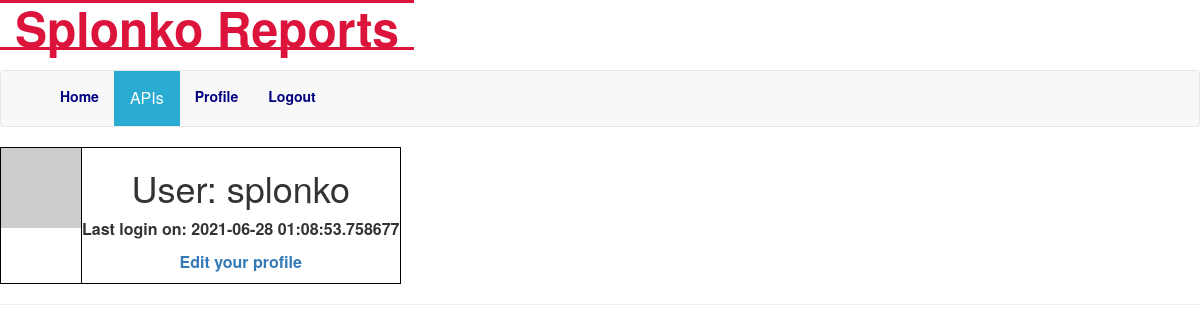
/user/splonko (signed in), run on an earlier commit of the app's database.
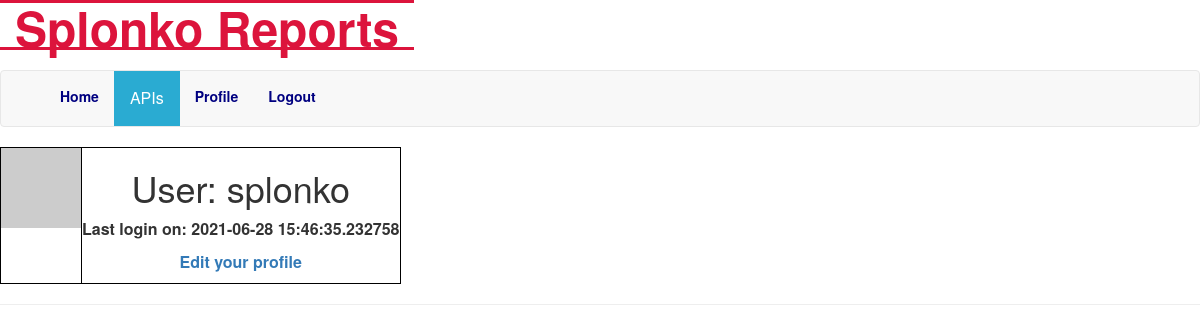
And on a later commit of the database.
### app/models.py (models this page shows, shortened)
class User(UserMixin, db.Model):
    id = db.Column(db.Integer, primary_key=True)
    username = db.Column(db.String(64), index=True, unique=True)
    email = db.Column(db.String(120), index=True, unique=True)
    password_hash = db.Column(db.String(128))
    about_me = db.Column(db.String(140))
    last_login = db.Column(db.DateTime, default=datetime.utcnow)
    def avatar(self, size):
        digest = md5(self.email.lower().encode('utf-8')).hexdigest()
        return 'https://www.gravatar.com/avatar/{}?d=identicon&s={}'.format(
            digest, size)

### app/routes.py (the view)
@app.route('/user/<username>')
@login_required
def user(username):
    user = User.query.filter_by(username=username).first_or_404()
    return render_template('user.html', user=user)

### app/models.py (called while the page is built)
@login.user_loader
def load_user(id):
    return User.query.get(int(id))

### app/routes.py (called while the page is built)
@app.before_request
def before_request():
    if current_user.is_authenticated:
        current_user.last_login = datetime.utcnow()
        db.session.commit()

### app/templates/user.html (shortened to what this page needs)
{% extends "base.html" %}
{% block content %}
    <table>
        <tr valign="top">
            <td><img src="{{ user.avatar(128) }}"></td>
            <td>
                <h1>User: {{ user.username }}</h1>
                {% if user.last_login %}<p>Last login on: {{ user.last_login }}</p>{% endif %}
                {% if user == current_user %}
                    <p><a href="{{ url_for('edit_profile') }}">Edit your profile</a></p>
                {% endif %}
            </td>
        </tr>
    </table>
    <hr>
{% endblock %}

### app/templates/base.html (shortened to what this page needs)
    <link rel="stylesheet" href="{{ url_for('static', filename='css/main.css') }}">
{% extends 'bootstrap/base.html' %}
{% block navbar %}
    <nav class="navbar navbar-default" style="background-color: transparent; border: transparent">
        <div class="modal-title">
            <div class="navbar-header">
                <a class="navbar-brand" href="{{ url_for('index') }}" style="color: crimson;font-weight: bolder;font-size: xxx-large;border-block: solid;position: fixed;left: 0px;">Splonko Reports</a>
            </div>
        </div>
    </nav>
    <nav class="navbar navbar-default">
        <div class="container">
            <div class="collapse navbar-collapse" id="bs-example-navbar-collapse-1">
                <ul class="nav navbar-nav navbar-left" style="position: relative;">
                    <li><a href="{{ url_for('index') }}" style="color: navy;font-weight: bold; ">Home</a></li>
                    {% if current_user.is_anonymous %}
                    <li><a href="{{ url_for('login') }}" style="color: navy;font-weight: bold;">Login</a></li>
                    {% else %}
                    <li>
                      <div class="dropdown">
                        <button class="dropbtn">APIs
                        </button>
                        </div>
                    </li>
                    <li><a href="{{ url_for('user', username=current_user.username) }}" style="color: navy;font-weight: bold;">Profile</a></li>
                    <li><a href="{{ url_for('logout') }}" style="color: navy;font-weight: bold;" >Logout</a></li>
                    {% endif %}
                </ul>
            </div>
        </div>
    </nav>
{% endblock %}

### app/static/css/main.css (style rules this page uses)
table, th, td { border: 1px solid black; font-weight: 900; text-align:center }
table { border-collapse:separate; border-spacing:2px; }
.dropbtn { background-color: #2aabd2; color: white; padding: 16px; font-size: 16px; border: none; }
.dropdown { position: relative; display: inline-block; }

What changed in the data, as far as the page shows it:
changed User "splonko": last_login "2021-06-28 01:08:53.758677" → "2021-06-28 15:46:35.232758"
